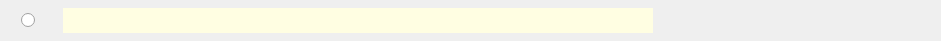
<?xml version="1.0" encoding="UTF-8"?>
<ui version="4.0">
 <class>WidgetInformative</class>
 <widget class="QWidget" name="WidgetInformative">
  <property name="geometry">
   <rect>
    <x>0</x>
    <y>0</y>
    <width>941</width>
    <height>41</height>
   </rect>
  </property>
  <property name="sizePolicy">
   <sizepolicy hsizetype="Preferred" vsizetype="Fixed">
    <horstretch>0</horstretch>
    <verstretch>0</verstretch>
   </sizepolicy>
  </property>
  <property name="minimumSize">
   <size>
    <width>0</width>
    <height>0</height>
   </size>
  </property>
  <property name="windowTitle">
   <string>Form</string>
  </property>
  <layout class="QHBoxLayout" name="horizontalLayout_2">
   <property name="spacing">
    <number>0</number>
   </property>
   <property name="leftMargin">
    <number>0</number>
   </property>
   <property name="topMargin">
    <number>1</number>
   </property>
   <property name="rightMargin">
    <number>0</number>
   </property>
   <property name="bottomMargin">
    <number>1</number>
   </property>
   <item>
    <layout class="QHBoxLayout" name="horizontalLayout">
     <property name="spacing">
      <number>0</number>
     </property>
     <property name="sizeConstraint">
      <enum>QLayout::SetFixedSize</enum>
     </property>
     <item>
      <spacer name="horizontalSpacer_3">
       <property name="orientation">
        <enum>Qt::Horizontal</enum>
       </property>
       <property name="sizeType">
        <enum>QSizePolicy::Fixed</enum>
       </property>
       <property name="sizeHint" stdset="0">
        <size>
         <width>21</width>
         <height>20</height>
        </size>
       </property>
      </spacer>
     </item>
     <item>
      <widget class="QRadioButton" name="RBValide">
       <property name="minimumSize">
        <size>
         <width>21</width>
         <height>25</height>
        </size>
       </property>
       <property name="maximumSize">
        <size>
         <width>21</width>
         <height>25</height>
        </size>
       </property>
       <property name="focusPolicy">
        <enum>Qt::ClickFocus</enum>
       </property>
       <property name="styleSheet">
        <string notr="true">border : 0px</string>
       </property>
       <property name="text">
        <string>...</string>
       </property>
       <property name="icon">
        <iconset>
         <normaloff>../Editeur/icons/ast-yel-ball.png</normaloff>../Editeur/icons/ast-yel-ball.png</iconset>
       </property>
       <property name="iconSize">
        <size>
         <width>25</width>
         <height>25</height>
        </size>
       </property>
      </widget>
     </item>
    </layout>
   </item>
   <item>
    <spacer name="horizontalSpacer_4">
     <property name="orientation">
      <enum>Qt::Horizontal</enum>
     </property>
     <property name="sizeType">
      <enum>QSizePolicy::Fixed</enum>
     </property>
     <property name="sizeHint" stdset="0">
      <size>
       <width>21</width>
       <height>20</height>
      </size>
     </property>
    </spacer>
   </item>
   <item>
    <widget class="QLineEdit" name="lineEditVal">
     <property name="sizePolicy">
      <sizepolicy hsizetype="MinimumExpanding" vsizetype="Fixed">
       <horstretch>1</horstretch>
       <verstretch>0</verstretch>
      </sizepolicy>
     </property>
     <property name="minimumSize">
      <size>
       <width>0</width>
       <height>25</height>
      </size>
     </property>
     <property name="maximumSize">
      <size>
       <width>805</width>
       <height>16777215</height>
      </size>
     </property>
     <property name="styleSheet">
      <string notr="true">background:rgb(255,254,226);
border:0px;</string>
     </property>
    </widget>
   </item>
   <item>
    <spacer name="horizontalSpacer">
     <property name="orientation">
      <enum>Qt::Horizontal</enum>
     </property>
     <property name="sizeHint" stdset="0">
      <size>
       <width>288</width>
       <height>20</height>
      </size>
     </property>
    </spacer>
   </item>
  </layout>
 </widget>
 <tabstops>
  <tabstop>lineEditVal</tabstop>
  <tabstop>RBValide</tabstop>
 </tabstops>
 <resources/>
 <connections/>
</ui>
